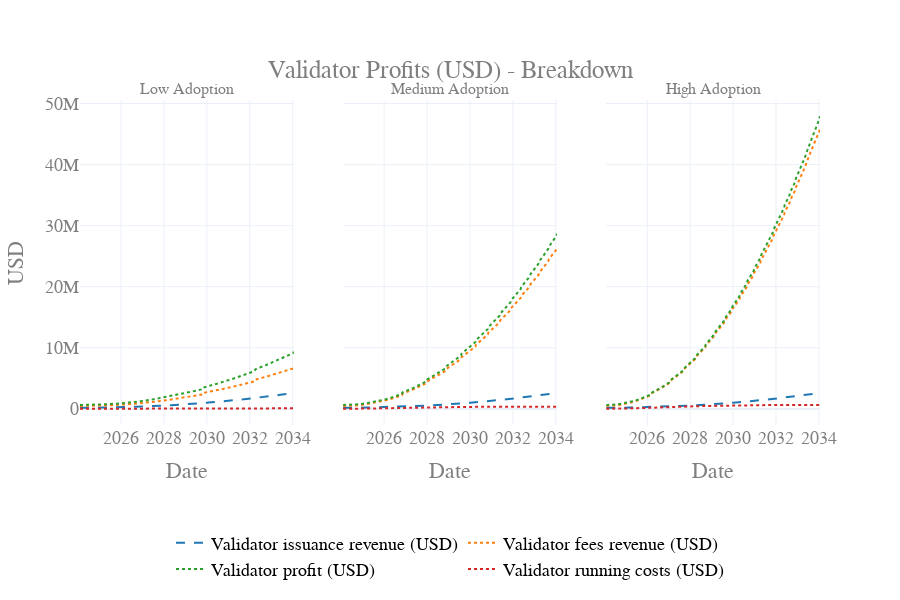

The code cell stored with this chart in its notebook:
### Code cell
visualizations.plot_validator_yields_breakdown_usd(
    df_1,
    subplot_titles=["Low Adoption",
    "Medium Adoption",
    "High Adoption"]
)

### Figure 1 — Plotly figure (JSON) as saved in the notebook; plotly's stock layout.template omitted (floating-point values rounded to 4 significant figures; data arrays with more than 128 entries replaced by an {"elided": "..."} marker saying what was removed)
{"data": [{"line": {"color": "#1F77B4", "dash": "dash"}, "name": "Validator issuance revenue (USD)", "showlegend": false, "type": "scatter", "x": {"elided": "521 str values"}, "xaxis": "x", "y": {"elided": "521 float values"}, "yaxis": "y"}, {"line": {"color": "#FF7F0E", "dash": "dot"}, "name": "Validator fees revenue (USD)", "showlegend": false, "type": "scatter", "x": {"elided": "521 str values"}, "xaxis": "x", "y": {"elided": "521 float values"}, "yaxis": "y"}, {"line": {"color": "#2CA02C", "dash": "dot"}, "name": "Validator profit (USD)", "showlegend": false, "type": "scatter", "x": {"elided": "521 str values"}, "xaxis": "x", "y": {"elided": "521 float values"}, "yaxis": "y"}, {"line": {"color": "#D62728", "dash": "dot"}, "name": "Validator running costs (USD)", "showlegend": false, "type": "scatter", "x": {"elided": "521 str values"}, "xaxis": "x", "y": {"elided": "521 float values"}, "yaxis": "y"}, {"line": {"color": "#1F77B4", "dash": "dash"}, "name": "Validator issuance revenue (USD)", "showlegend": false, "type": "scatter", "x": {"elided": "521 str values"}, "xaxis": "x2", "y": {"elided": "521 float values"}, "yaxis": "y2"}, {"line": {"color": "#FF7F0E", "dash": "dot"}, "name": "Validator fees revenue (USD)", "showlegend": false, "type": "scatter", "x": {"elided": "521 str values"}, "xaxis": "x2", "y": {"elided": "521 float values"}, "yaxis": "y2"}, {"line": {"color": "#2CA02C", "dash": "dot"}, "name": "Validator profit (USD)", "showlegend": false, "type": "scatter", "x": {"elided": "521 str values"}, "xaxis": "x2", "y": {"elided": "521 float values"}, "yaxis": "y2"}, {"line": {"color": "#D62728", "dash": "dot"}, "name": "Validator running costs (USD)", "showlegend": false, "type": "scatter", "x": {"elided": "521 str values"}, "xaxis": "x2", "y": {"elided": "521 float values"}, "yaxis": "y2"}, {"line": {"color": "#1F77B4", "dash": "dash"}, "name": "Validator issuance revenue (USD)", "showlegend": false, "type": "scatter", "x": {"elided": "521 str values"}, "xaxis": "x3", "y": {"elided": "521 float values"}, "yaxis": "y3"}, {"line": {"color": "#FF7F0E", "dash": "dot"}, "name": "Validator fees revenue (USD)", "showlegend": false, "type": "scatter", "x": {"elided": "521 str values"}, "xaxis": "x3", "y": {"elided": "521 float values"}, "yaxis": "y3"}, {"line": {"color": "#2CA02C", "dash": "dot"}, "name": "Validator profit (USD)", "showlegend": false, "type": "scatter", "x": {"elided": "521 str values"}, "xaxis": "x3", "y": {"elided": "521 float values"}, "yaxis": "y3"}, {"line": {"color": "#D62728", "dash": "dot"}, "name": "Validator running costs (USD)", "showlegend": false, "type": "scatter", "x": {"elided": "521 str values"}, "xaxis": "x3", "y": {"elided": "521 float values"}, "yaxis": "y3"}, {"line": {"color": "#1F77B4", "dash": "dash"}, "mode": "lines", "name": "Validator issuance revenue (USD)", "type": "scatter", "x": {"elided": "1563 str values"}, "xaxis": "x", "y": [null], "yaxis": "y"}, {"line": {"color": "#FF7F0E", "dash": "dot"}, "mode": "lines", "name": "Validator fees revenue (USD)", "type": "scatter", "x": {"elided": "1563 str values"}, "xaxis": "x", "y": [null], "yaxis": "y"}, {"line": {"color": "#2CA02C", "dash": "dot"}, "mode": "lines", "name": "Validator profit (USD)", "type": "scatter", "x": {"elided": "1563 str values"}, "xaxis": "x", "y": [null], "yaxis": "y"}, {"line": {"color": "#D62728", "dash": "dot"}, "mode": "lines", "name": "Validator running costs (USD)", "type": "scatter", "x": {"elided": "1563 str values"}, "xaxis": "x", "y": [null], "yaxis": "y"}], "layout": {"annotations": [{"font": {"size": 16}, "showarrow": false, "text": "Low Adoption", "x": 0.1444, "xanchor": "center", "xref": "paper", "y": 1, "yanchor": "bottom", "yref": "paper"}, {"font": {"size": 16}, "showarrow": false, "text": "Medium Adoption", "x": 0.5, "xanchor": "center", "xref": "paper", "y": 1, "yanchor": "bottom", "yref": "paper"}, {"font": {"size": 16}, "showarrow": false, "text": "High Adoption", "x": 0.8556, "xanchor": "center", "xref": "paper", "y": 1, "yanchor": "bottom", "yref": "paper"}], "autosize": false, "font": {"color": "#7f7f7f", "family": "Courier New, monospace", "size": 18}, "height": 600, "hovermode": "x", "legend": {"font": {"color": "black", "size": 18}, "orientation": "h", "x": 0.5, "xanchor": "center", "y": -0.5, "yanchor": "bottom"}, "paper_bgcolor": "rgba(255, 255, 255, 1)", "plot_bgcolor": "rgba(255, 255, 255, 1)", "title": {"text": "Validator Profits (USD) - Breakdown", "x": 0.5, "xanchor": "center", "y": 0.9, "yanchor": "top"}, "width": 900, "xaxis": {"anchor": "y", "domain": [0, 0.2889], "title": {"text": "Date"}}, "xaxis2": {"anchor": "y2", "domain": [0.3556, 0.6444], "title": {"text": "Date"}}, "xaxis3": {"anchor": "y3", "domain": [0.7111, 1], "title": {"text": "Date"}}, "yaxis": {"anchor": "x", "domain": [0, 1], "title": {"text": "USD"}}, "yaxis2": {"anchor": "x2", "domain": [0, 1], "matches": "y", "showticklabels": false}, "yaxis3": {"anchor": "x3", "domain": [0, 1], "matches": "y", "showticklabels": false}}}
